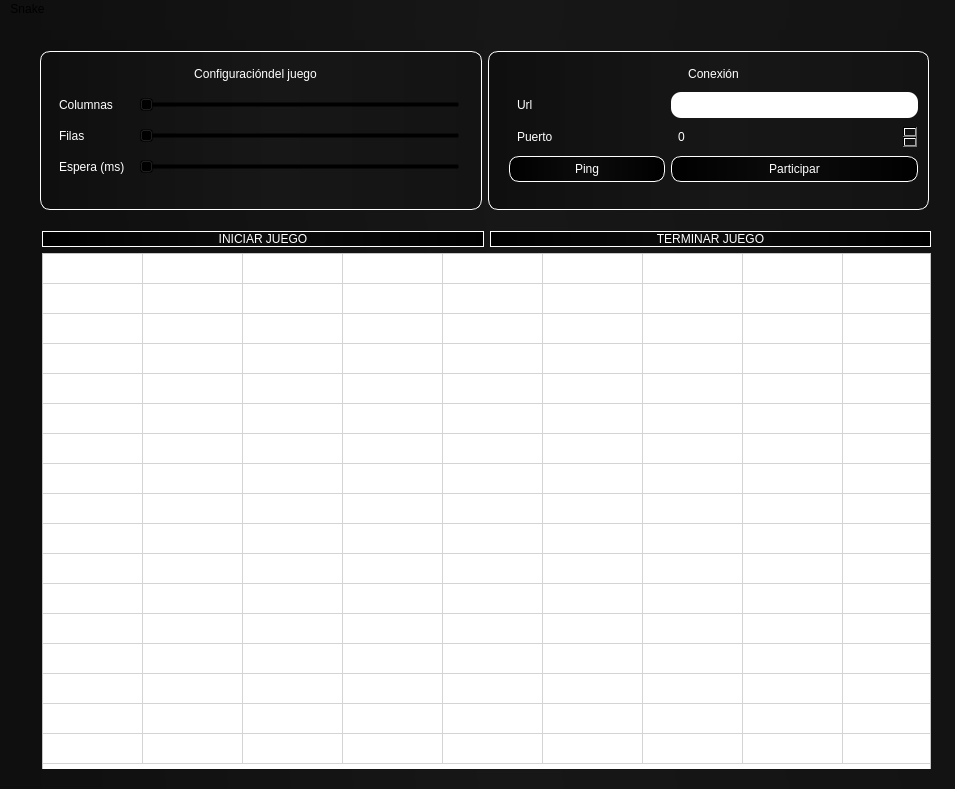
<?xml version="1.0" encoding="UTF-8"?>
<ui version="4.0">
 <class>MainWindow</class>
 <widget class="QMainWindow" name="MainWindow">
  <property name="windowModality">
   <enum>Qt::ApplicationModal</enum>
  </property>
  <property name="geometry">
   <rect>
    <x>0</x>
    <y>0</y>
    <width>955</width>
    <height>789</height>
   </rect>
  </property>
  <property name="sizePolicy">
   <sizepolicy hsizetype="Expanding" vsizetype="Expanding">
    <horstretch>1</horstretch>
    <verstretch>1</verstretch>
   </sizepolicy>
  </property>
  <property name="minimumSize">
   <size>
    <width>500</width>
    <height>500</height>
   </size>
  </property>
  <property name="sizeIncrement">
   <size>
    <width>10</width>
    <height>10</height>
   </size>
  </property>
  <property name="windowTitle">
   <string>MainWindow</string>
  </property>
  <property name="styleSheet">
   <string notr="true">background-color: qlineargradient(spread:pad, x1:0.00909091, y1:0, x2:1, y2:0, stop:0 rgba(15, 15, 15, 255), stop:0.527273 rgba(23, 23, 23, 255), stop:1 rgba(19, 19, 19, 255));</string>
  </property>
  <widget class="QWidget" name="centralWidget">
   <property name="sizePolicy">
    <sizepolicy hsizetype="Expanding" vsizetype="Expanding">
     <horstretch>0</horstretch>
     <verstretch>0</verstretch>
    </sizepolicy>
   </property>
   <widget class="QWidget" name="verticalLayoutWidget">
    <property name="geometry">
     <rect>
      <x>0</x>
      <y>0</y>
      <width>951</width>
      <height>761</height>
     </rect>
    </property>
    <layout class="QVBoxLayout" name="principal" stretch="0">
     <property name="sizeConstraint">
      <enum>QLayout::SetDefaultConstraint</enum>
     </property>
     <item>
      <widget class="QWidget" name="widget_3" native="true">
       <property name="sizePolicy">
        <sizepolicy hsizetype="Expanding" vsizetype="Expanding">
         <horstretch>0</horstretch>
         <verstretch>0</verstretch>
        </sizepolicy>
       </property>
       <widget class="QWidget" name="verticalLayoutWidget_2">
        <property name="geometry">
         <rect>
          <x>20</x>
          <y>190</y>
          <width>911</width>
          <height>561</height>
         </rect>
        </property>
        <layout class="QVBoxLayout" name="tabla_boton">
         <property name="sizeConstraint">
          <enum>QLayout::SetMaximumSize</enum>
         </property>
         <item>
          <layout class="QHBoxLayout" name="botones_estado">
           <item>
            <widget class="QPushButton" name="estado_juego">
             <property name="sizePolicy">
              <sizepolicy hsizetype="Expanding" vsizetype="Fixed">
               <horstretch>0</horstretch>
               <verstretch>0</verstretch>
              </sizepolicy>
             </property>
             <property name="styleSheet">
              <string notr="true">color: white;
border: 1px;
border-color: white;
border-style : solid;
border-radius:10px;
background-color: qlineargradient(spread:pad, x1:0, y1:0, x2:1, y2:0, stop:0 rgba(0, 0, 0, 255), stop:0.490909 rgba(12, 12, 12, 255), stop:1 rgba(0, 0, 0, 255));</string>
             </property>
             <property name="text">
              <string>INICIAR JUEGO</string>
             </property>
            </widget>
           </item>
           <item>
            <widget class="QPushButton" name="termina_juego">
             <property name="sizePolicy">
              <sizepolicy hsizetype="Expanding" vsizetype="Fixed">
               <horstretch>0</horstretch>
               <verstretch>0</verstretch>
              </sizepolicy>
             </property>
             <property name="styleSheet">
              <string notr="true">color: white;
border: 1px;
border-color: white;
border-style : solid;
border-radius:10px;
background-color: qlineargradient(spread:pad, x1:0, y1:0, x2:1, y2:0, stop:0 rgba(0, 0, 0, 255), stop:0.490909 rgba(12, 12, 12, 255), stop:1 rgba(0, 0, 0, 255));</string>
             </property>
             <property name="text">
              <string>TERMINAR JUEGO</string>
             </property>
            </widget>
           </item>
          </layout>
         </item>
         <item>
          <widget class="QTableWidget" name="tabla">
           <property name="enabled">
            <bool>true</bool>
           </property>
           <property name="sizePolicy">
            <sizepolicy hsizetype="Expanding" vsizetype="Expanding">
             <horstretch>1</horstretch>
             <verstretch>1</verstretch>
            </sizepolicy>
           </property>
           <property name="minimumSize">
            <size>
             <width>631</width>
             <height>511</height>
            </size>
           </property>
           <property name="autoFillBackground">
            <bool>false</bool>
           </property>
           <property name="styleSheet">
            <string notr="true">background-color: rgb(255, 255, 255);
border-color: rgb(219, 111, 255);</string>
           </property>
           <property name="frameShape">
            <enum>QFrame::StyledPanel</enum>
           </property>
           <property name="frameShadow">
            <enum>QFrame::Sunken</enum>
           </property>
           <property name="verticalScrollBarPolicy">
            <enum>Qt::ScrollBarAlwaysOff</enum>
           </property>
           <property name="horizontalScrollBarPolicy">
            <enum>Qt::ScrollBarAlwaysOff</enum>
           </property>
           <property name="autoScroll">
            <bool>true</bool>
           </property>
           <property name="dragDropOverwriteMode">
            <bool>true</bool>
           </property>
           <property name="gridStyle">
            <enum>Qt::SolidLine</enum>
           </property>
           <property name="sortingEnabled">
            <bool>false</bool>
           </property>
           <property name="cornerButtonEnabled">
            <bool>true</bool>
           </property>
           <property name="rowCount">
            <number>17</number>
           </property>
           <attribute name="horizontalHeaderVisible">
            <bool>false</bool>
           </attribute>
           <attribute name="horizontalHeaderCascadingSectionResizes">
            <bool>false</bool>
           </attribute>
           <attribute name="horizontalHeaderHighlightSections">
            <bool>false</bool>
           </attribute>
           <attribute name="horizontalHeaderShowSortIndicator" stdset="0">
            <bool>false</bool>
           </attribute>
           <attribute name="verticalHeaderVisible">
            <bool>false</bool>
           </attribute>
           <attribute name="verticalHeaderCascadingSectionResizes">
            <bool>false</bool>
           </attribute>
           <attribute name="verticalHeaderHighlightSections">
            <bool>false</bool>
           </attribute>
           <attribute name="verticalHeaderShowSortIndicator" stdset="0">
            <bool>false</bool>
           </attribute>
           <row>
            <property name="text">
             <string/>
            </property>
           </row>
           <row>
            <property name="text">
             <string/>
            </property>
           </row>
           <row>
            <property name="text">
             <string/>
            </property>
           </row>
           <row>
            <property name="text">
             <string/>
            </property>
           </row>
           <row>
            <property name="text">
             <string/>
            </property>
           </row>
           <row>
            <property name="text">
             <string/>
            </property>
           </row>
           <row>
            <property name="text">
             <string/>
            </property>
           </row>
           <row>
            <property name="text">
             <string/>
            </property>
           </row>
           <row>
            <property name="text">
             <string/>
            </property>
           </row>
           <row>
            <property name="text">
             <string/>
            </property>
           </row>
           <row>
            <property name="text">
             <string/>
            </property>
           </row>
           <row>
            <property name="text">
             <string/>
            </property>
           </row>
           <row>
            <property name="text">
             <string/>
            </property>
           </row>
           <row>
            <property name="text">
             <string/>
            </property>
           </row>
           <row>
            <property name="text">
             <string/>
            </property>
           </row>
           <row>
            <property name="text">
             <string/>
            </property>
           </row>
           <row>
            <property name="text">
             <string/>
            </property>
           </row>
           <column>
            <property name="text">
             <string/>
            </property>
           </column>
           <column>
            <property name="text">
             <string/>
            </property>
           </column>
           <column>
            <property name="text">
             <string/>
            </property>
           </column>
           <column>
            <property name="text">
             <string/>
            </property>
           </column>
           <column>
            <property name="text">
             <string/>
            </property>
           </column>
           <column>
            <property name="text">
             <string/>
            </property>
           </column>
           <column>
            <property name="text">
             <string/>
            </property>
           </column>
           <column>
            <property name="text">
             <string/>
            </property>
           </column>
           <column>
            <property name="text">
             <string/>
            </property>
           </column>
           <column>
            <property name="text">
             <string/>
            </property>
           </column>
           <column>
            <property name="text">
             <string/>
            </property>
           </column>
           <column>
            <property name="text">
             <string/>
            </property>
           </column>
           <column>
            <property name="text">
             <string/>
            </property>
           </column>
           <column>
            <property name="text">
             <string/>
            </property>
           </column>
           <column>
            <property name="text">
             <string/>
            </property>
           </column>
           <column>
            <property name="text">
             <string/>
            </property>
           </column>
           <column>
            <property name="text">
             <string/>
            </property>
           </column>
           <item row="0" column="0">
            <property name="text">
             <string/>
            </property>
            <property name="background">
             <brush brushstyle="NoBrush">
              <color alpha="255">
               <red>225</red>
               <green>225</green>
               <blue>225</blue>
              </color>
             </brush>
            </property>
            <property name="foreground">
             <brush brushstyle="SolidPattern">
              <color alpha="255">
               <red>255</red>
               <green>255</green>
               <blue>255</blue>
              </color>
             </brush>
            </property>
           </item>
          </widget>
         </item>
        </layout>
       </widget>
       <widget class="QWidget" name="horizontalLayoutWidget">
        <property name="geometry">
         <rect>
          <x>18</x>
          <y>10</y>
          <width>911</width>
          <height>181</height>
         </rect>
        </property>
        <layout class="QHBoxLayout" name="horizontalLayout">
         <property name="sizeConstraint">
          <enum>QLayout::SetMaximumSize</enum>
         </property>
         <item>
          <widget class="QGroupBox" name="groupBox_10">
           <property name="enabled">
            <bool>true</bool>
           </property>
           <property name="sizePolicy">
            <sizepolicy hsizetype="Expanding" vsizetype="Expanding">
             <horstretch>0</horstretch>
             <verstretch>0</verstretch>
            </sizepolicy>
           </property>
           <property name="styleSheet">
            <string notr="true">color: #FFFFFF;
border:1px;
border-color:#FFF;
border-style :solid;
border-radius:10px;
padding:5px;</string>
           </property>
           <property name="title">
            <string/>
           </property>
           <property name="toolTipDuration" stdset="0">
            <number>-1</number>
           </property>
           <widget class="QWidget" name="formWidget_7" native="true">
            <property name="enabled">
             <bool>true</bool>
            </property>
            <property name="geometry">
             <rect>
              <x>0</x>
              <y>0</y>
              <width>431</width>
              <height>171</height>
             </rect>
            </property>
            <property name="sizePolicy">
             <sizepolicy hsizetype="Expanding" vsizetype="Expanding">
              <horstretch>0</horstretch>
              <verstretch>0</verstretch>
             </sizepolicy>
            </property>
            <property name="styleSheet">
             <string notr="true">color: #FFFFFF;
border:0px;
padding:5px;
background:rgb(0,0,0,0)</string>
            </property>
            <property name="toolTipDuration" stdset="0">
             <number>-1</number>
            </property>
            <layout class="QFormLayout" name="formLayout_10">
             <property name="fieldGrowthPolicy">
              <enum>QFormLayout::AllNonFixedFieldsGrow</enum>
             </property>
             <item row="2" column="0">
              <widget class="QLabel" name="label_28">
               <property name="enabled">
                <bool>true</bool>
               </property>
               <property name="sizePolicy">
                <sizepolicy hsizetype="Preferred" vsizetype="Preferred">
                 <horstretch>0</horstretch>
                 <verstretch>0</verstretch>
                </sizepolicy>
               </property>
               <property name="styleSheet">
                <string notr="true">color: #FFFFFF;
border:0px;
border-radius:5px;
padding:5px;
z-index:999;
background : rgb(0,0,0,0)</string>
               </property>
               <property name="text">
                <string>Columnas</string>
               </property>
               <property name="toolTipDuration" stdset="0">
                <number>-1</number>
               </property>
              </widget>
             </item>
             <item row="2" column="1">
              <widget class="QSlider" name="columnas">
               <property name="enabled">
                <bool>true</bool>
               </property>
               <property name="styleSheet">
                <string notr="true">color: #FFFFFF;
border:0px;
padding:5px;
background:rgb(0,0,0,0)</string>
               </property>
               <property name="minimum">
                <number>20</number>
               </property>
               <property name="maximum">
                <number>500</number>
               </property>
               <property name="orientation">
                <enum>Qt::Horizontal</enum>
               </property>
               <property name="toolTipDuration" stdset="0">
                <number>-1</number>
               </property>
              </widget>
             </item>
             <item row="3" column="0">
              <widget class="QLabel" name="label_29">
               <property name="enabled">
                <bool>true</bool>
               </property>
               <property name="styleSheet">
                <string notr="true">color: #FFFFFF;
border:0px;
border-radius:5px;
padding:5px;
z-index:999;
background : rgb(0,0,0,0)</string>
               </property>
               <property name="text">
                <string>Filas</string>
               </property>
               <property name="toolTipDuration" stdset="0">
                <number>-1</number>
               </property>
              </widget>
             </item>
             <item row="3" column="1">
              <widget class="QSlider" name="filas">
               <property name="enabled">
                <bool>true</bool>
               </property>
               <property name="styleSheet">
                <string notr="true">color: #FFFFFF;
border:0px;
padding:5px;
background:rgb(0,0,0,0)</string>
               </property>
               <property name="minimum">
                <number>20</number>
               </property>
               <property name="maximum">
                <number>500</number>
               </property>
               <property name="orientation">
                <enum>Qt::Horizontal</enum>
               </property>
               <property name="toolTipDuration" stdset="0">
                <number>-1</number>
               </property>
              </widget>
             </item>
             <item row="4" column="0">
              <widget class="QLabel" name="label_4">
               <property name="text">
                <string>Espera (ms)</string>
               </property>
              </widget>
             </item>
             <item row="4" column="1">
              <widget class="QSlider" name="espera">
               <property name="enabled">
                <bool>true</bool>
               </property>
               <property name="styleSheet">
                <string notr="true">color: #FFFFFF;
border:0px;
padding:5px;
background:rgb(0,0,0,0)</string>
               </property>
               <property name="minimum">
                <number>350</number>
               </property>
               <property name="maximum">
                <number>1500</number>
               </property>
               <property name="orientation">
                <enum>Qt::Horizontal</enum>
               </property>
               <property name="toolTipDuration" stdset="0">
                <number>-1</number>
               </property>
              </widget>
             </item>
             <item row="1" column="0" colspan="2">
              <widget class="QLabel" name="label_30">
               <property name="enabled">
                <bool>true</bool>
               </property>
               <property name="sizePolicy">
                <sizepolicy hsizetype="Expanding" vsizetype="Preferred">
                 <horstretch>0</horstretch>
                 <verstretch>0</verstretch>
                </sizepolicy>
               </property>
               <property name="styleSheet">
                <string notr="true">color: #FFFFFF;
border:0px;
border-radius:5px;
padding:5px;
z-index:999;
background : (0,0,0,0)</string>
               </property>
               <property name="text">
                <string>Configuracióndel juego</string>
               </property>
               <property name="alignment">
                <set>Qt::AlignCenter</set>
               </property>
               <property name="toolTipDuration" stdset="0">
                <number>-1</number>
               </property>
              </widget>
             </item>
            </layout>
           </widget>
          </widget>
         </item>
         <item>
          <widget class="QGroupBox" name="groupBox_9">
           <property name="enabled">
            <bool>true</bool>
           </property>
           <property name="sizePolicy">
            <sizepolicy hsizetype="Expanding" vsizetype="Expanding">
             <horstretch>0</horstretch>
             <verstretch>0</verstretch>
            </sizepolicy>
           </property>
           <property name="styleSheet">
            <string notr="true">color: #FFFFFF;
border:1px;
border-color:white;
border-style: solid;
border-radius:10px;
padding:5px;</string>
           </property>
           <property name="title">
            <string/>
           </property>
           <property name="toolTipDuration" stdset="0">
            <number>-1</number>
           </property>
           <widget class="QWidget" name="formWidget_6" native="true">
            <property name="geometry">
             <rect>
              <x>10</x>
              <y>0</y>
              <width>431</width>
              <height>161</height>
             </rect>
            </property>
            <property name="sizePolicy">
             <sizepolicy hsizetype="Expanding" vsizetype="Expanding">
              <horstretch>0</horstretch>
              <verstretch>0</verstretch>
             </sizepolicy>
            </property>
            <property name="styleSheet">
             <string notr="true">border:0px;
background-color: rgb(0,0,0,0)</string>
            </property>
            <layout class="QFormLayout" name="formLayout_9">
             <property name="fieldGrowthPolicy">
              <enum>QFormLayout::AllNonFixedFieldsGrow</enum>
             </property>
             <item row="0" column="0" colspan="2">
              <widget class="QLabel" name="label_27">
               <property name="enabled">
                <bool>true</bool>
               </property>
               <property name="sizePolicy">
                <sizepolicy hsizetype="Expanding" vsizetype="Preferred">
                 <horstretch>0</horstretch>
                 <verstretch>0</verstretch>
                </sizepolicy>
               </property>
               <property name="layoutDirection">
                <enum>Qt::LeftToRight</enum>
               </property>
               <property name="styleSheet">
                <string notr="true">color: #FFFFFF;
border:0px;
border-radius:5px;
padding:5px;
z-index:999;
background : (0,0,0,0)</string>
               </property>
               <property name="text">
                <string>Conexión</string>
               </property>
               <property name="alignment">
                <set>Qt::AlignCenter</set>
               </property>
               <property name="toolTipDuration" stdset="0">
                <number>-1</number>
               </property>
              </widget>
             </item>
             <item row="1" column="0">
              <widget class="QLabel" name="label_25">
               <property name="enabled">
                <bool>true</bool>
               </property>
               <property name="styleSheet">
                <string notr="true">color: #FFFFFF;
border:0px;
padding:5px;
background:rgb(0,0,0,0)
</string>
               </property>
               <property name="text">
                <string>Url</string>
               </property>
               <property name="toolTipDuration" stdset="0">
                <number>-1</number>
               </property>
              </widget>
             </item>
             <item row="1" column="1">
              <widget class="QLineEdit" name="url">
               <property name="autoFillBackground">
                <bool>false</bool>
               </property>
               <property name="styleSheet">
                <string notr="true">background:white;</string>
               </property>
               <property name="text">
                <string/>
               </property>
              </widget>
             </item>
             <item row="2" column="0">
              <widget class="QLabel" name="label_26">
               <property name="enabled">
                <bool>true</bool>
               </property>
               <property name="styleSheet">
                <string notr="true">color: #FFFFFF;
border:0px;
padding:5px;
background:rgb(0,0,0,0)
</string>
               </property>
               <property name="text">
                <string>Puerto</string>
               </property>
               <property name="toolTipDuration" stdset="0">
                <number>-1</number>
               </property>
              </widget>
             </item>
             <item row="2" column="1">
              <widget class="QSpinBox" name="puerto">
               <property name="enabled">
                <bool>true</bool>
               </property>
               <property name="sizePolicy">
                <sizepolicy hsizetype="Expanding" vsizetype="Fixed">
                 <horstretch>0</horstretch>
                 <verstretch>0</verstretch>
                </sizepolicy>
               </property>
               <property name="styleSheet">
                <string notr="true">color: #FFFFFF;
border:1px;
border-color:white;
boder-style:solid;
border-radius:5px;
padding:5px;
background-color: qlineargradient(spread:pad, x1:0, y1:0, x2:1, y2:0, stop:0 rgba(0, 0, 0, 0), stop:0.486364 rgba(12, 12, 12, 0), stop:1 rgba(0, 0, 0, 0));</string>
               </property>
               <property name="toolTipDuration" stdset="0">
                <number>-1</number>
               </property>
              </widget>
             </item>
             <item row="4" column="0">
              <widget class="QPushButton" name="ping">
               <property name="sizePolicy">
                <sizepolicy hsizetype="Expanding" vsizetype="Fixed">
                 <horstretch>0</horstretch>
                 <verstretch>0</verstretch>
                </sizepolicy>
               </property>
               <property name="styleSheet">
                <string notr="true">color: white;
border: 1px;
border-color: white;
border-style : solid;
border-radius:10px;
background-color: qlineargradient(spread:pad, x1:0, y1:0, x2:1, y2:0, stop:0 rgba(0, 0, 0, 255), stop:0.490909 rgba(12, 12, 12, 255), stop:1 rgba(0, 0, 0, 255));</string>
               </property>
               <property name="text">
                <string>                  Ping                  </string>
               </property>
              </widget>
             </item>
             <item row="4" column="1">
              <widget class="QPushButton" name="participar">
               <property name="sizePolicy">
                <sizepolicy hsizetype="Expanding" vsizetype="Fixed">
                 <horstretch>0</horstretch>
                 <verstretch>0</verstretch>
                </sizepolicy>
               </property>
               <property name="styleSheet">
                <string notr="true">color: white;
border: 1px;
border-color: white;
border-style : solid;
border-radius:10px;
background-color: qlineargradient(spread:pad, x1:0, y1:0, x2:1, y2:0, stop:0 rgba(0, 0, 0, 255), stop:0.490909 rgba(12, 12, 12, 255), stop:1 rgba(0, 0, 0, 255));</string>
               </property>
               <property name="text">
                <string>Participar</string>
               </property>
              </widget>
             </item>
            </layout>
           </widget>
          </widget>
         </item>
        </layout>
       </widget>
      </widget>
     </item>
    </layout>
   </widget>
  </widget>
  <widget class="QMenuBar" name="menuBar">
   <property name="geometry">
    <rect>
     <x>0</x>
     <y>0</y>
     <width>955</width>
     <height>28</height>
    </rect>
   </property>
   <widget class="QMenu" name="menuSnake">
    <property name="title">
     <string>Snake</string>
    </property>
   </widget>
   <addaction name="menuSnake"/>
  </widget>
 </widget>
 <layoutdefault spacing="6" margin="11"/>
 <resources/>
 <connections/>
</ui>
